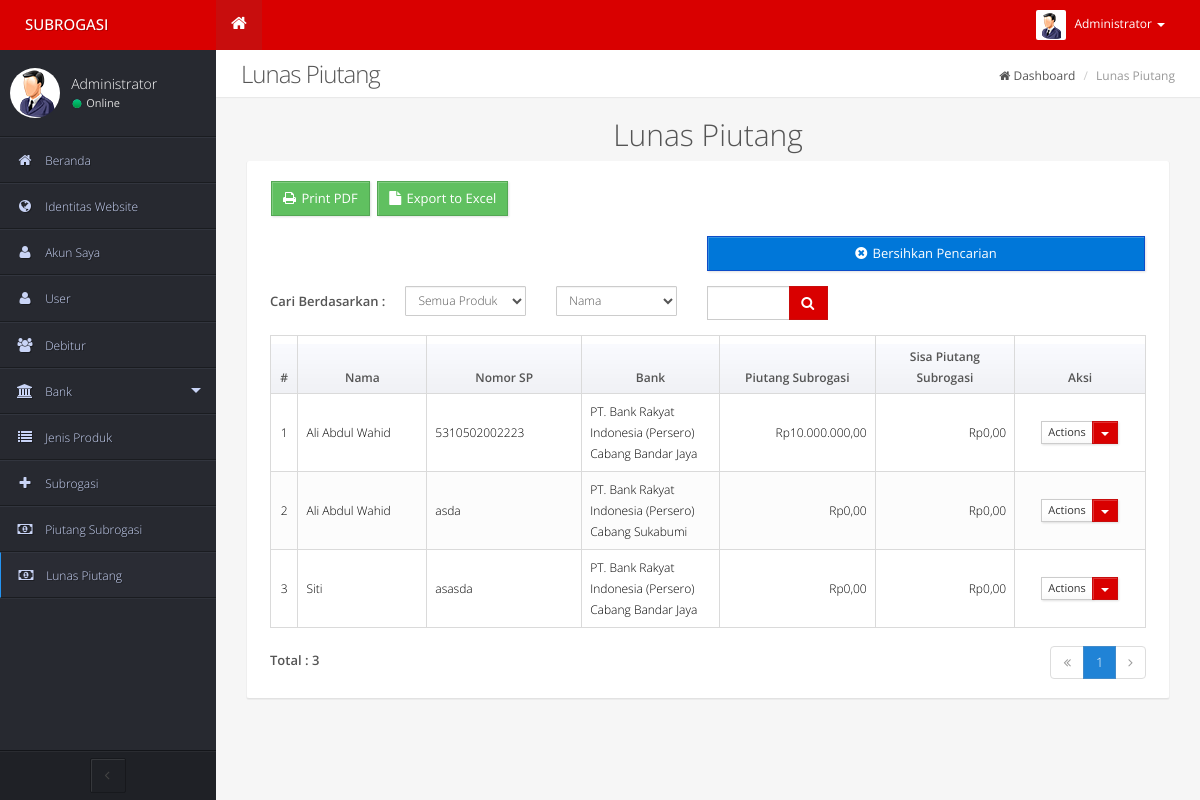
Page /admin/media.php?module=subrogasilunas (signed in) on the committed database.
### tables this page shows
CREATE TABLE `subrogasi` (
  `subrogasi_id` int(11) NOT NULL,
  `subrogasi_nosp` varchar(50) NOT NULL,
  `subrogasi_sisapiutang` int(20) NOT NULL,
  `subrogasi_totalpiutang` int(20) NOT NULL,
  `subrogasi_SKIM` varchar(40) NOT NULL,
  `subrogasi_sertifikat` varchar(100) NOT NULL,
  `subrogasi_tglklaim` datetime NOT NULL,
  `debitur_id` int(11) NOT NULL,
  `bank_id` int(11) NOT NULL,
  `product_id` int(11) NOT NULL,
  `subrogasi_agunan` int(20) NOT NULL
);

CREATE TABLE `debitur` (
  `debitur_id` int(11) NOT NULL,
  `debitur_name` varchar(35) NOT NULL,
  `debitur_notelp` varchar(12) NOT NULL,
  `debitur_address` varchar(255) NOT NULL,
  `debitur_gender` varchar(25) NOT NULL,
  `debitur_age` int(11) NOT NULL,
  `debitur_created` datetime NOT NULL
);

CREATE TABLE `categorybank` (
  `categorybank_id` int(11) NOT NULL,
  `categorybank_name` varchar(50) NOT NULL,
  `categorybank_created` datetime NOT NULL
);

CREATE TABLE `bank` (
  `bank_id` int(11) NOT NULL,
  `bank_cabang` varchar(50) NOT NULL,
  `bank_kcp` varchar(50) NOT NULL,
  `categorybank_id` int(11) NOT NULL,
  `bank_created` datetime NOT NULL
);

### config/fungsi_rupiah.php (called while the page is built)
<?php
function format_rupiah($angka){
  $rupiah=number_format($angka,0,',','.');
  return $rupiah;
}
?>

### admin/modul/mod_subrogasi/subrogasilunas.php (the view, shortened to what this page needs)
<?php
include "../config/fungsi_rupiah.php";
include "../config/class_paging.php";
switch($_GET['act']) {
  default:
  ?>
  <div class="cl-mcont">
    <h2 class="text-center">Lunas Piutang</h2>
    <div class="row">
      <div class="col-sm-12 col-md-12">
        <div class="block-flat">
            <a class="btn btn-success" href="modul/mod_subrogasi/subrogasi_lunas_pdf.php"><i class="fa fa-print"></i> Print PDF</a>
          <a class="btn btn-success" href="modul/mod_subrogasi/subrogasi_lunas_excel.php"><i class="fa fa-file"></i> Export to Excel</a>
          <div class="content">
            <form>
              <div class='btn-navigation'>
                <div class='pull-right'>
                  <a class="btn btn-primary" href="?module=subrogasilunas"><i class="fa fa-times-circle"></i> Bersihkan Pencarian</a>
                </div>
              </div>
              <div class='row'>
                <div class='btn-search'>Cari Berdasarkan :</div>
                  <div class='col-md-2 col-sm-12'>
                    <select name="produk2" class="form-control input-sm">
                      <option value=''>Semua Produk</option>
                    </select>
                  </div>
                  <div class='col-md-2 col-sm-12'>
                    <select name="search2" class="form-control input-sm">
                      <option value='debitur_id'>Nama</option>
                    </select>
                  </div>
                  <div class='col-md-2 col-sm-12'>
                    <div class="input-group">
                      <input type="text" name="kata2" class="form-control" value=""/>
                      <span class="input-group-btn">
                        <button type="submit" class="btn btn-primary" type="button">
                          <i class="fa fa-search"></i>
                        </button>
                      </span>
                    </div>
                  </div>
                </div>
              </form>
              <div class="table-responsive">
                <table class="hover">
                  <thead class="primary-emphasis">
                    <tr>
                      <th width="30">#</th>
                      <th width="200">Nama</th>
                      <th width="200">Nomor SP</th>
                      <th width="200">Bank</th>
                      <th width="200">Piutang Subrogasi</th>
                      <th width="200">Sisa Piutang Subrogasi</th>
                      <th width="80">Aksi</th>
                    </tr>
                  </thead>
                  <tbody>
                  <?php
                  if (empty(isset($_GET['kata2']))) {
                    $p      = new Paging;
                    $batas  = 10;
                    $posisi = $p->cariPosisi($batas);
                    $result=mysql_query("SELECT * FROM subrogasi WHERE subrogasi_sisapiutang < 1 LIMIT $posisi,$batas");
                    $jmldata = mysql_num_rows(mysql_query("SELECT * FROM subrogasi WHERE subrogasi_sisapiutang < 1"));
                    if(mysql_num_rows($result) === 0) {
                    ?>
                    <tr>
                      <td class="center" colspan="7">Data kosong...</td>
                    </tr>
                    <?php } else {
                    $no = $posisi+1;
                    while ($r=mysql_fetch_array($result)) {
                    $totalpiutang=format_rupiah($r['subrogasi_totalpiutang']);
                    $sisapiutang=format_rupiah($r['subrogasi_sisapiutang']);
                    ?>
                    <tr>
                      <td class="center"><?php echo $no ?></td>
                      <?php
                      $result2 =mysql_query("SELECT * FROM debitur WHERE debitur_id='$r[debitur_id]'");
                      $r2      = mysql_fetch_array($result2);
                      $result3 =mysql_query("SELECT * FROM bank WHERE bank_id='$r[bank_id]'");
                      $r3      = mysql_fetch_array($result3);
                      $result4 =mysql_query("SELECT * FROM categorybank WHERE categorybank_id='$r3[categorybank_id]'");
                      $r4      = mysql_fetch_array($result4);
                      ?>
                      <td><?php echo $r2['debitur_name'] ?></td>
                      <td><?php echo $r['subrogasi_nosp'] ?></td>
                      <td><?php echo $r4['categorybank_name'] ?> <?php echo $r3['bank_cabang'] ?></td>
                      <td class="text-right">Rp<?php echo $totalpiutang ?>,00</td>
                      <td class="text-right">Rp<?php echo $sisapiutang ?>,00</td>
                      <td width=180 align="center">
                        <div class="btn-group">
                          <button type="button" class="btn btn-default btn-xs">Actions</button>
                          <button type="button" class="btn btn-primary btn-xs dropdown-toggle" data-toggle="dropdown">
                            <span class="caret"></span>
                          </button>
                        </div>
                      </td>
                      <?php $no++;
                     ?>
                    </tr>
                    <?php }
                      $jmldata = mysql_num_rows(mysql_query("SELECT * FROM subrogasi WHERE subrogasi_sisapiutang < 1"));
                      $jmlhalaman  = $p->jumlahHalaman($jmldata, $batas);
                      $linkHalaman = $p->navHalaman($_GET['halaman'], $jmlhalaman);
                    }?>
                  </tbody>
                </table>
                <div id='pagination'>
                       <div class='pagination-left'>Total : <?php echo $jmldata ?></div>
                       <div class='pagination-right'>
                           <ul class="pagination">
                               <?php echo $linkHalaman ?>
                           </ul>
                       </div>
                   </div>
              <?php } ?>
              </div>
            </div>
          </div>
        </div>
      </div>
    </div>
  <?php
  break;
  ?>
  <?php
} ?>

### admin/media.php (shortened to what this page needs)
<?php
if (empty($_SESSION['username']) AND empty($_SESSION['password'])){
  header("location: index.php");
} else { ?>
<!DOCTYPE html>
<html>
<head>
  <link href="assets/admin/js/bootstrap/dist/css/bootstrap.css" rel="stylesheet" />
  <link href="assets/admin/fonts/font-awesome-4/css/font-awesome.min.css" rel="stylesheet" />
  <link href='assets/admin/fonts/css/fonts.css' rel='stylesheet' type='text/css'>
  <link href="assets/admin/js/jquery.nanoscroller/nanoscroller.css" rel="stylesheet" type="text/css" />
  <link href="assets/admin/css/style.css" rel="stylesheet" type="text/css" />
</head>
<body>
  <?php
  $result2 =mysql_query("SELECT * FROM admin WHERE admin_username='$_SESSION[username]'");
  $r2      = mysql_fetch_array($result2);
  ?>
  <div id="head-nav" class="navbar navbar-default navbar-fixed-top">
    <div class="container-fluid">
      <div class="navbar-header">
        <a class="navbar-brand" href="#"><span>SUBROGASI</span></a>
      </div>
      <div class="navbar-collapse collapse">
        <ul class="nav navbar-nav left-nav">
          <li class="active"><a href=""><i class="fa fa-home"></i></a></li>
        </ul>
        <ul class="nav navbar-nav navbar-right user-nav">
          <li class="dropdown profile_menu">
            <a href="#" class="dropdown-toggle" data-toggle="dropdown">
              <img alt="Avatar" src="assets/admin/images/avatar2.jpg" />
              <span><?php echo $r2['admin_name'] ?></span>
              <b class="caret"></b>
            </a>
          </li>
        </ul>
      </div>
    </div>
  </div>
  <div id="cl-wrapper" class="fixed-menu">
    <div class="cl-sidebar" data-position="right">
        <div class="cl-navblock">
          <div class="menu-space">
            <div class="content">
              <div class="side-user">
                <div class="avatar">
                  <img src="assets/admin/images/avatar1_50.jpg" alt="Avatar" />
                </div>
                <div class="info">
                  <a href="#"><?php echo $r2['admin_name'] ?></a>
                  <img src="assets/admin/images/state_online.png" alt="Status" />
                  <span>Online</span>
                </div>
              </div>
              <ul class="cl-vnavigation">
                <?php include "sidemenu.php"; ?>
              </ul>
            </div>
          </div>
          <div class="text-center collapse-button" style="padding:7px 9px;">
            <button id="sidebar-collapse" class="btn btn-default" style="">
              <i class="fa fa-angle-left"></i>
            </button>
          </div>
        </div>
      </div>
      <div class="container-fluid" id="pcont">
        <?php include "breadcrumb.php"; ?>
        <?php include "content.php"; ?>
			</div>
    </div>
  </body>
</html>
<?php } ?>

### rows in the picture
subrogasi: debitur.debitur_name "Ali Abdul Wahid", subrogasi_nosp "5310502002223", categorybank.categorybank_name "PT. Bank Rakyat Indonesia (Persero)", bank.bank_cabang "Cabang Bandar Jaya", subrogasi_totalpiutang "10.000.000", subrogasi_sisapiutang "0"
subrogasi: debitur.debitur_name "Ali Abdul Wahid", subrogasi_nosp "asda", categorybank.categorybank_name "PT. Bank Rakyat Indonesia (Persero)", bank.bank_cabang "Cabang Sukabumi", subrogasi_totalpiutang "0", subrogasi_sisapiutang "0"
subrogasi: debitur.debitur_name "Siti", subrogasi_nosp "asasda", categorybank.categorybank_name "PT. Bank Rakyat Indonesia (Persero)", bank.bank_cabang "Cabang Bandar Jaya", subrogasi_totalpiutang "0", subrogasi_sisapiutang "0"

### other values in the picture
$r2['admin_name'] "Administrator"
$jmldata "3"
$halaman_aktif "1"
